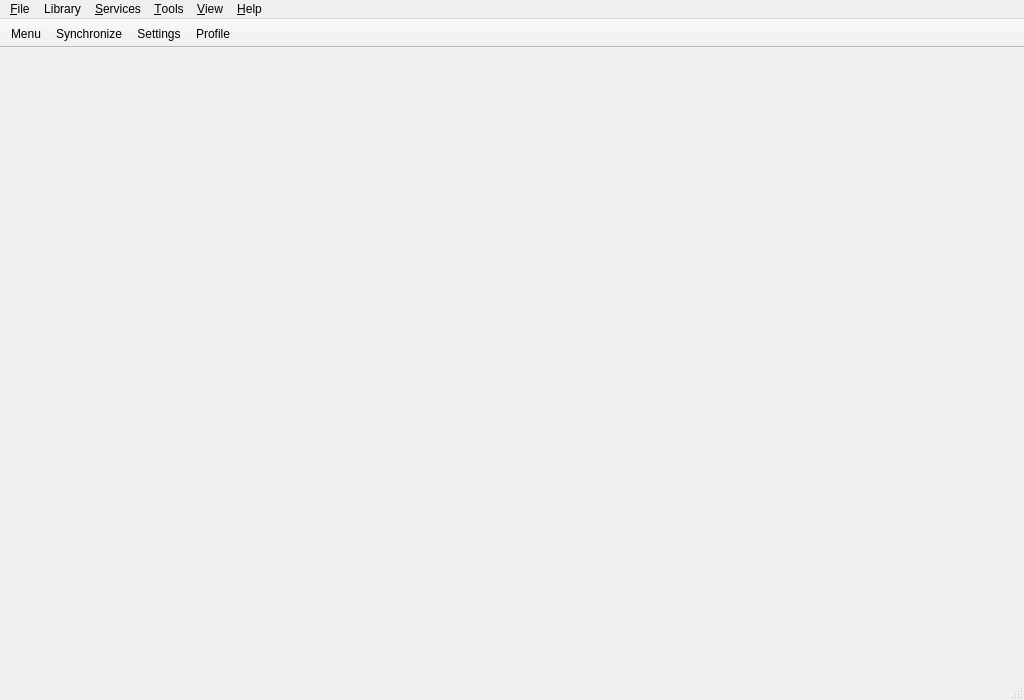
<?xml version="1.0" encoding="UTF-8"?>
<ui version="4.0">
 <class>MainWindow</class>
 <widget class="QMainWindow" name="MainWindow">
  <property name="geometry">
   <rect>
    <x>0</x>
    <y>0</y>
    <width>1024</width>
    <height>700</height>
   </rect>
  </property>
  <property name="minimumSize">
   <size>
    <width>320</width>
    <height>240</height>
   </size>
  </property>
  <property name="windowTitle">
   <string>Taiga</string>
  </property>
  <widget class="QWidget" name="centralWidget">
   <layout class="QVBoxLayout" name="verticalLayout">
    <property name="spacing">
     <number>0</number>
    </property>
    <property name="leftMargin">
     <number>0</number>
    </property>
    <property name="topMargin">
     <number>0</number>
    </property>
    <property name="rightMargin">
     <number>0</number>
    </property>
    <property name="bottomMargin">
     <number>0</number>
    </property>
    <item>
     <widget class="QSplitter" name="splitter">
      <property name="orientation">
       <enum>Qt::Horizontal</enum>
      </property>
      <property name="handleWidth">
       <number>1</number>
      </property>
      <property name="childrenCollapsible">
       <bool>false</bool>
      </property>
      <widget class="QStackedWidget" name="stackedWidget">
       <property name="currentIndex">
        <number>2</number>
       </property>
       <widget class="QWidget" name="homePage">
        <layout class="QVBoxLayout" name="verticalLayout_2">
         <item>
          <widget class="QLabel" name="label">
           <property name="text">
            <string>TODO: Home</string>
           </property>
           <property name="alignment">
            <set>Qt::AlignCenter</set>
           </property>
          </widget>
         </item>
        </layout>
       </widget>
       <widget class="QWidget" name="searchPage"/>
       <widget class="QWidget" name="listPage"/>
       <widget class="QWidget" name="historyPage">
        <layout class="QVBoxLayout" name="verticalLayout_3">
         <item>
          <widget class="QLabel" name="label_6">
           <property name="text">
            <string>TODO: History</string>
           </property>
           <property name="alignment">
            <set>Qt::AlignCenter</set>
           </property>
          </widget>
         </item>
        </layout>
       </widget>
       <widget class="QWidget" name="libraryPage">
        <layout class="QVBoxLayout" name="verticalLayout_4">
         <item>
          <widget class="QLabel" name="label_7">
           <property name="text">
            <string>TODO: Library</string>
           </property>
           <property name="alignment">
            <set>Qt::AlignCenter</set>
           </property>
          </widget>
         </item>
        </layout>
       </widget>
       <widget class="QWidget" name="torrentsPage">
        <layout class="QVBoxLayout" name="verticalLayout_7">
         <item>
          <widget class="QLabel" name="label_5">
           <property name="text">
            <string>TODO: Torrents</string>
           </property>
           <property name="alignment">
            <set>Qt::AlignCenter</set>
           </property>
          </widget>
         </item>
        </layout>
       </widget>
      </widget>
     </widget>
    </item>
   </layout>
  </widget>
  <widget class="QMenuBar" name="menubar">
   <property name="geometry">
    <rect>
     <x>0</x>
     <y>0</y>
     <width>1024</width>
     <height>22</height>
    </rect>
   </property>
   <widget class="QMenu" name="menuFile">
    <property name="title">
     <string>&amp;File</string>
    </property>
    <addaction name="actionExit"/>
   </widget>
   <widget class="QMenu" name="menuServices">
    <property name="title">
     <string>&amp;Services</string>
    </property>
    <widget class="QMenu" name="menuAniList">
     <property name="title">
      <string>AniList</string>
     </property>
     <addaction name="actionAniListProfile"/>
     <addaction name="actionAniListStats"/>
     <addaction name="separator"/>
     <addaction name="actionAniListTaigaThread"/>
    </widget>
    <widget class="QMenu" name="menuKitsu">
     <property name="title">
      <string>Kitsu</string>
     </property>
     <addaction name="actionKitsuFeed"/>
     <addaction name="actionKitsuLibrary"/>
     <addaction name="actionKitsuProfile"/>
     <addaction name="separator"/>
     <addaction name="actionKitsuTaigaGroup"/>
    </widget>
    <widget class="QMenu" name="menuMyAnimeList">
     <property name="title">
      <string>MyAnimeList</string>
     </property>
     <addaction name="actionMyAnimeListPanel"/>
     <addaction name="actionMyAnimeListProfile"/>
     <addaction name="actionMyAnimeListHistory"/>
     <addaction name="separator"/>
     <addaction name="actionMyAnimeListTaigaClub"/>
    </widget>
    <addaction name="actionSynchronize"/>
    <addaction name="separator"/>
    <addaction name="menuAniList"/>
    <addaction name="menuKitsu"/>
    <addaction name="menuMyAnimeList"/>
   </widget>
   <widget class="QMenu" name="menuTools">
    <property name="title">
     <string>&amp;Tools</string>
    </property>
    <widget class="QMenu" name="menuExport">
     <property name="title">
      <string>Export</string>
     </property>
     <addaction name="actionExportListAsMarkdown"/>
     <addaction name="actionExportListAsMyAnimeListXML"/>
    </widget>
    <addaction name="actionToggleDetection"/>
    <addaction name="actionToggleSharing"/>
    <addaction name="actionToggleSynchronization"/>
    <addaction name="separator"/>
    <addaction name="menuExport"/>
    <addaction name="actionStatistics"/>
    <addaction name="separator"/>
    <addaction name="actionSettings"/>
   </widget>
   <widget class="QMenu" name="menuView">
    <property name="title">
     <string>&amp;View</string>
    </property>
   </widget>
   <widget class="QMenu" name="menuHelp">
    <property name="title">
     <string>&amp;Help</string>
    </property>
    <addaction name="actionSupport"/>
    <addaction name="separator"/>
    <addaction name="actionCheckForUpdates"/>
    <addaction name="actionDonate"/>
    <addaction name="separator"/>
    <addaction name="actionAbout"/>
   </widget>
   <widget class="QMenu" name="menuLibrary">
    <property name="title">
     <string>Library</string>
    </property>
    <widget class="QMenu" name="menuLibraryFolders">
     <property name="title">
      <string>Folders</string>
     </property>
     <addaction name="actionAddNewFolder"/>
    </widget>
    <addaction name="menuLibraryFolders"/>
    <addaction name="actionScanAvailableEpisodes"/>
    <addaction name="separator"/>
    <addaction name="actionPlayNextEpisode"/>
    <addaction name="actionPlayRandomAnime"/>
   </widget>
   <addaction name="menuFile"/>
   <addaction name="menuLibrary"/>
   <addaction name="menuServices"/>
   <addaction name="menuTools"/>
   <addaction name="menuView"/>
   <addaction name="menuHelp"/>
  </widget>
  <widget class="QStatusBar" name="statusbar"/>
  <widget class="QToolBar" name="toolbar">
   <property name="windowTitle">
    <string>toolBar</string>
   </property>
   <property name="movable">
    <bool>false</bool>
   </property>
   <property name="allowedAreas">
    <set>Qt::TopToolBarArea</set>
   </property>
   <property name="floatable">
    <bool>false</bool>
   </property>
   <attribute name="toolBarArea">
    <enum>TopToolBarArea</enum>
   </attribute>
   <attribute name="toolBarBreak">
    <bool>false</bool>
   </attribute>
   <addaction name="actionMenu"/>
   <addaction name="actionSynchronize"/>
   <addaction name="actionSettings"/>
   <addaction name="actionProfile"/>
  </widget>
  <action name="actionAddNewFolder">
   <property name="text">
    <string>Add new folder...</string>
   </property>
  </action>
  <action name="actionScanAvailableEpisodes">
   <property name="text">
    <string>Scan available episodes</string>
   </property>
  </action>
  <action name="actionPlayNextEpisode">
   <property name="text">
    <string>Play next episode</string>
   </property>
   <property name="shortcut">
    <string>Ctrl+N</string>
   </property>
  </action>
  <action name="actionPlayRandomAnime">
   <property name="text">
    <string>Play random anime</string>
   </property>
   <property name="shortcut">
    <string>Ctrl+R</string>
   </property>
  </action>
  <action name="actionExit">
   <property name="text">
    <string>E&amp;xit</string>
   </property>
   <property name="statusTip">
    <string>Exit the application</string>
   </property>
   <property name="menuRole">
    <enum>QAction::QuitRole</enum>
   </property>
  </action>
  <action name="actionSynchronize">
   <property name="text">
    <string>Synchronize</string>
   </property>
   <property name="toolTip">
    <string>Synchronize</string>
   </property>
   <property name="shortcut">
    <string>Ctrl+S</string>
   </property>
  </action>
  <action name="actionAbout">
   <property name="text">
    <string>About Taiga</string>
   </property>
   <property name="menuRole">
    <enum>QAction::AboutRole</enum>
   </property>
  </action>
  <action name="actionDonate">
   <property name="text">
    <string>Donate</string>
   </property>
  </action>
  <action name="actionSupport">
   <property name="text">
    <string>Support</string>
   </property>
   <property name="shortcut">
    <string>F1</string>
   </property>
  </action>
  <action name="actionCheckForUpdates">
   <property name="enabled">
    <bool>false</bool>
   </property>
   <property name="text">
    <string>Check for updates</string>
   </property>
  </action>
  <action name="actionSettings">
   <property name="text">
    <string>Settings</string>
   </property>
   <property name="menuRole">
    <enum>QAction::PreferencesRole</enum>
   </property>
  </action>
  <action name="actionAniListProfile">
   <property name="text">
    <string>Profile</string>
   </property>
  </action>
  <action name="actionAniListStats">
   <property name="text">
    <string>Stats</string>
   </property>
  </action>
  <action name="actionKitsuFeed">
   <property name="text">
    <string>Feed</string>
   </property>
  </action>
  <action name="actionKitsuLibrary">
   <property name="text">
    <string>Library</string>
   </property>
  </action>
  <action name="actionKitsuProfile">
   <property name="text">
    <string>Profile</string>
   </property>
  </action>
  <action name="actionMyAnimeListPanel">
   <property name="text">
    <string>Panel</string>
   </property>
  </action>
  <action name="actionMyAnimeListProfile">
   <property name="text">
    <string>Profile</string>
   </property>
  </action>
  <action name="actionMyAnimeListHistory">
   <property name="text">
    <string>History</string>
   </property>
  </action>
  <action name="actionLibraryFolders">
   <property name="text">
    <string>Library folders</string>
   </property>
   <property name="menuRole">
    <enum>QAction::NoRole</enum>
   </property>
  </action>
  <action name="actionToggleStatusbar">
   <property name="checkable">
    <bool>true</bool>
   </property>
   <property name="checked">
    <bool>true</bool>
   </property>
   <property name="text">
    <string>Show statusbar</string>
   </property>
   <property name="menuRole">
    <enum>QAction::NoRole</enum>
   </property>
  </action>
  <action name="actionToggleNowPlaying">
   <property name="checkable">
    <bool>true</bool>
   </property>
   <property name="text">
    <string>Show Now Playing</string>
   </property>
   <property name="menuRole">
    <enum>QAction::NoRole</enum>
   </property>
  </action>
  <action name="actionToggleDetection">
   <property name="checkable">
    <bool>true</bool>
   </property>
   <property name="checked">
    <bool>true</bool>
   </property>
   <property name="text">
    <string>Enable detection</string>
   </property>
   <property name="toolTip">
    <string>Enable detection</string>
   </property>
  </action>
  <action name="actionToggleSharing">
   <property name="checkable">
    <bool>true</bool>
   </property>
   <property name="checked">
    <bool>true</bool>
   </property>
   <property name="text">
    <string>Enable sharing</string>
   </property>
  </action>
  <action name="actionToggleSynchronization">
   <property name="checkable">
    <bool>true</bool>
   </property>
   <property name="checked">
    <bool>true</bool>
   </property>
   <property name="text">
    <string>Enable synchronization</string>
   </property>
  </action>
  <action name="actionExportListAsMyAnimeListXML">
   <property name="text">
    <string>Export anime list as MyAnimeList XML...</string>
   </property>
  </action>
  <action name="actionExportListAsMarkdown">
   <property name="text">
    <string>Export anime list as Markdown...</string>
   </property>
  </action>
  <action name="actionAniListTaigaThread">
   <property name="text">
    <string>Taiga thread</string>
   </property>
  </action>
  <action name="actionKitsuTaigaGroup">
   <property name="text">
    <string>Taiga group</string>
   </property>
  </action>
  <action name="actionMyAnimeListTaigaClub">
   <property name="text">
    <string>Taiga club</string>
   </property>
  </action>
  <action name="actionStatistics">
   <property name="text">
    <string>Statistics</string>
   </property>
  </action>
  <action name="actionTest">
   <property name="text">
    <string>Test</string>
   </property>
  </action>
  <action name="actionMenu">
   <property name="text">
    <string>Menu</string>
   </property>
   <property name="toolTip">
    <string>Menu</string>
   </property>
   <property name="menuRole">
    <enum>QAction::TextHeuristicRole</enum>
   </property>
  </action>
  <action name="actionProfile">
   <property name="text">
    <string>Profile</string>
   </property>
   <property name="toolTip">
    <string>Profile</string>
   </property>
   <property name="menuRole">
    <enum>QAction::TextHeuristicRole</enum>
   </property>
  </action>
  <action name="actionBack">
   <property name="text">
    <string>Back</string>
   </property>
   <property name="shortcut">
    <string>Alt+Left</string>
   </property>
   <property name="menuRole">
    <enum>QAction::NoRole</enum>
   </property>
  </action>
  <action name="actionForward">
   <property name="text">
    <string>Forward</string>
   </property>
   <property name="shortcut">
    <string>Alt+Right</string>
   </property>
   <property name="menuRole">
    <enum>QAction::NoRole</enum>
   </property>
  </action>
  <action name="actionDisplayWindow">
   <property name="text">
    <string>&amp;Open Taiga</string>
   </property>
   <property name="menuRole">
    <enum>QAction::NoRole</enum>
   </property>
  </action>
 </widget>
 <resources/>
 <connections/>
</ui>
